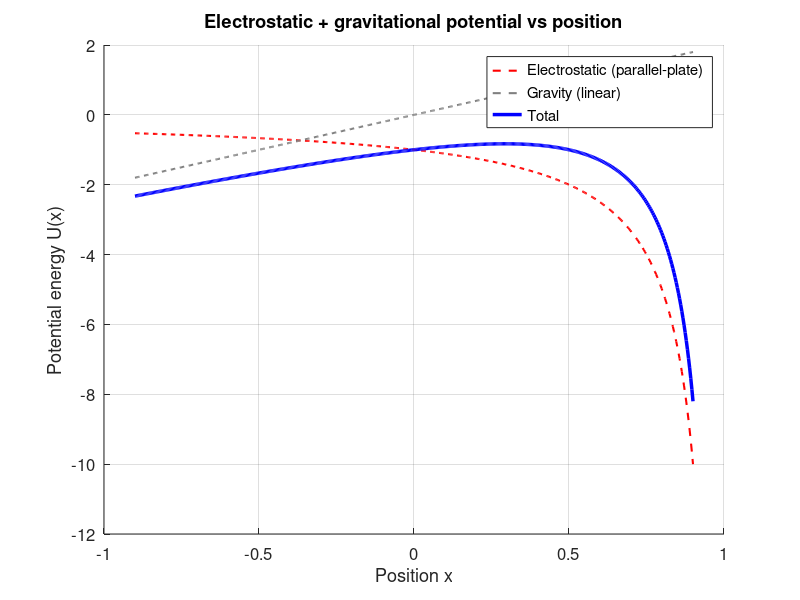

Recreate this plot in MATLAB.
%% plotElectrostaticPlusGravity.m
% Illustrative shape only (not fit to any data): parallel-plate
% electrostatic energy plus a linear gravitational potential, shown
% both separately and summed, vs position.

clear; clc;
scriptDir = fileparts(mfilename('fullpath'));
addpath(scriptDir);

d0 = 1;      % normalized nominal gap (plate contact position)
k  = 1;      % normalized electrostatic energy scale
mg = 2;      % normalized gravitational "weight" (slope of m*g*x) -- increased

x = linspace(-0.9*d0, 0.9*d0, 500)';
W_electrostatic = -k ./ (d0 - x);   % sign flipped: dives to -inf as x->d0 instead of +inf
U_gravity = mg * x;
U_total = W_electrostatic + U_gravity;

figure('Color','w','Name','Electrostatic + gravity potential shape');
hold on; grid on;
plot(x, W_electrostatic, 'r--', 'LineWidth', 1.5, 'DisplayName', 'Electrostatic (parallel-plate)');
plot(x, U_gravity, 'Color', [0.5 0.5 0.5], 'LineStyle', '--', 'LineWidth', 1.5, 'DisplayName', 'Gravity (linear)');
plot(x, U_total, 'b-', 'LineWidth', 2.5, 'DisplayName', 'Total');
xlabel('Position x');
ylabel('Potential energy U(x)');
title('Electrostatic + gravitational potential vs position');
legend('Location','best');
set(gca, 'FontSize', 12);

exportgraphics(gcf, fullfile(scriptDir, 'ElectrostaticPlusGravityShape.png'));
fprintf('Saved plot to ElectrostaticPlusGravityShape.png\n');
